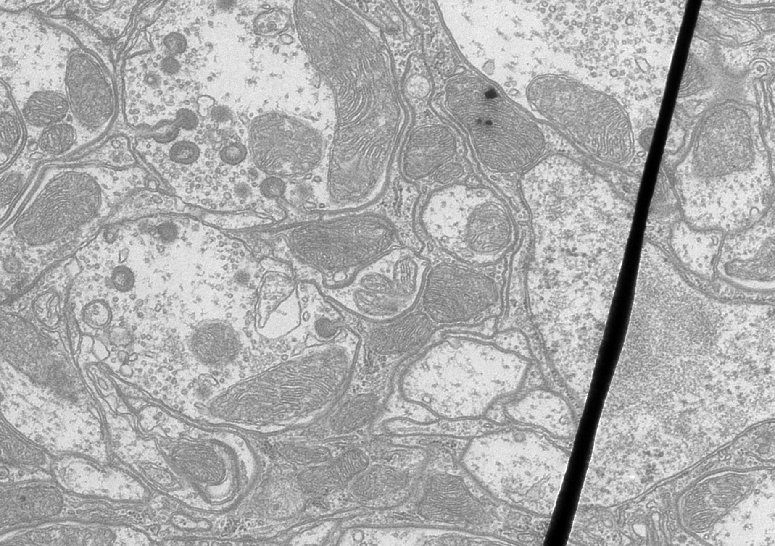
%> input picture Assignment 1/submission/2/data/TEM.png, 775 x 546 px
$ octave --eval "result = myHE('../data/TEM.png');"   (GNU Octave 9; MATLAB toolbox functions it lacks are replaced by stand-ins)
%> lines starting %> are read from the running program, lines starting %| are printed output that depends on the picture
### Assignment 1/submission/2/codes/myCDF.m
function M = myCDF(I)

    H = imhist(I);
    M = zeros(1,256);

    M(1)=H(1);
    for i=2:256
        M(i)=M(i-1)+H(i);
    end

end

### Assignment 1/submission/2/codes/myHE.m
function I = myHE(image)
%> called with image = '../data/TEM.png'

    M = imread(image);
%> M is the input picture: size 546x775 uint8; min 0, max 255, mean 173
    if(ndims(M)==3)
        I(:,:,1) = myHE_n(M(:,:,1));
        I(:,:,2) = myHE_n(M(:,:,2));
        I(:,:,3) = myHE_n(M(:,:,3));
    else
        I = myHE_n(M);
    end

end


function I = myHE_n(M)

    cdfM = myCDF(M);
%> in myCDF, `H = imhist(I);`: H = 256 values, max 5313 at index 152, min 6 at index 255, mean 1652.9
%> after the loop in myCDF, `for i=2:256`: M = 256 values from 735 to 423150
%> cdfM = 256 values from 735 to 423150
    I = uint8(255*cdfM(M+1)/cdfM(256));
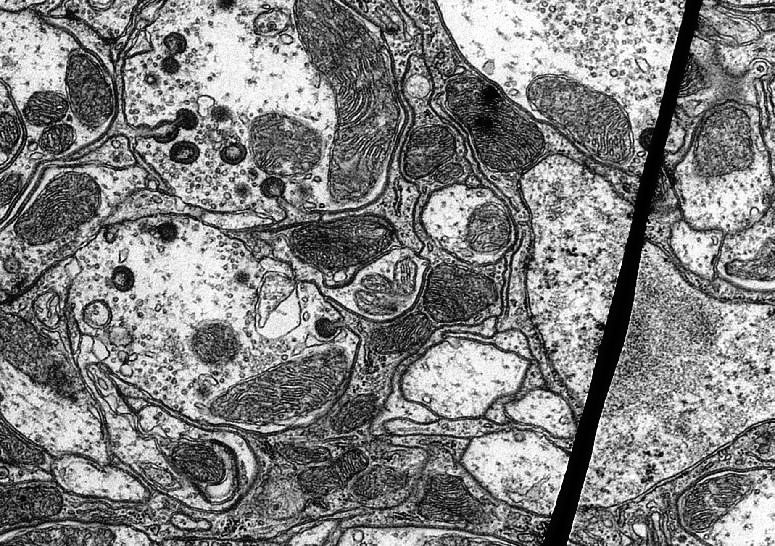
%> I: size 546x775 uint8; min 0, max 255, mean 128.7

end

$ run again, on Assignment 1/submission/2/data/barbara.png
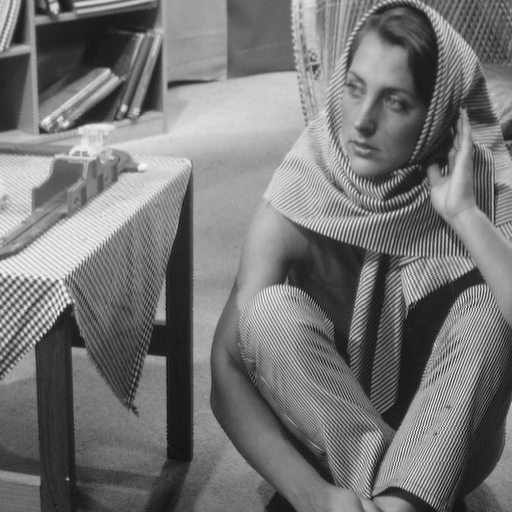
%> input picture Assignment 1/submission/2/data/barbara.png, 512 x 512 px
%> in myHE, M is the input picture: size 512x512 uint8; min 12, max 246, mean 117.4
%> H = 256 values, max 2217 at index 160, min 0 at index 1, mean 1024
%> after the loop in myCDF, `for i=2:256`: M = 256 values from 0 to 262144
%> in myHE_n, `I = uint8(255*cdfM(M+1)/cdfM(256));`:
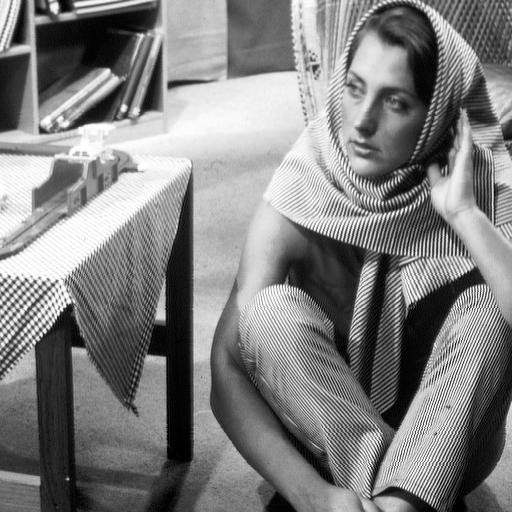
%> I: size 512x512 uint8; min 0, max 255, mean 128.2

$ run again, on Assignment 1/submission/2/data/canyon.png
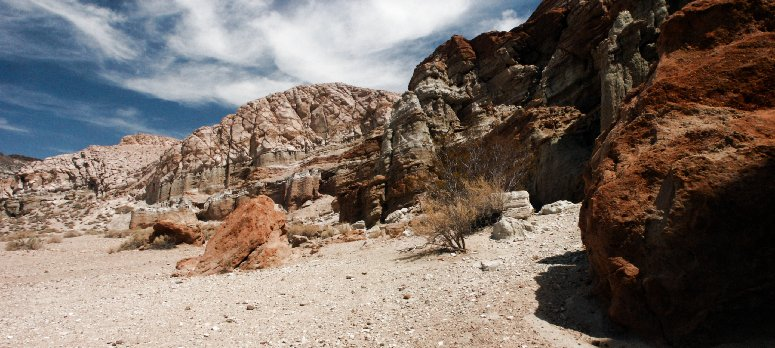
%> input picture Assignment 1/submission/2/data/canyon.png, 775 x 348 px
%> in myHE, M is the input picture: size 348x775x3 uint8; mean R, G, B 121.8, 109.4, 101.3
%> H = 256 values, max 2137 at index 216, min 61 at index 255, mean 1053.5
%> after the loop in myCDF, `for i=2:256`: M = 256 values from 124 to 269700
%> cdfM = 256 values from 1066 to 269700
%> in myHE_n (call 2), `I = uint8(255*cdfM(M+1)/cdfM(256));`:
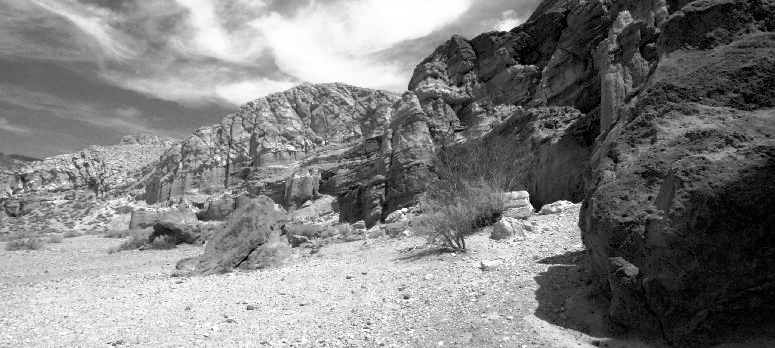
%> I: size 348x775 uint8; min 1, max 255, mean 128.1
%> in myHE, `I(:,:,3) = myHE_n(M(:,:,3));`:
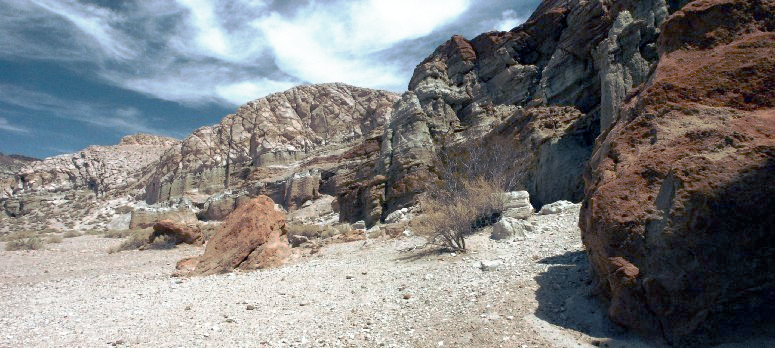
%> I: size 348x775x3 uint8; mean R, G, B 128.1, 128.1, 128.3
